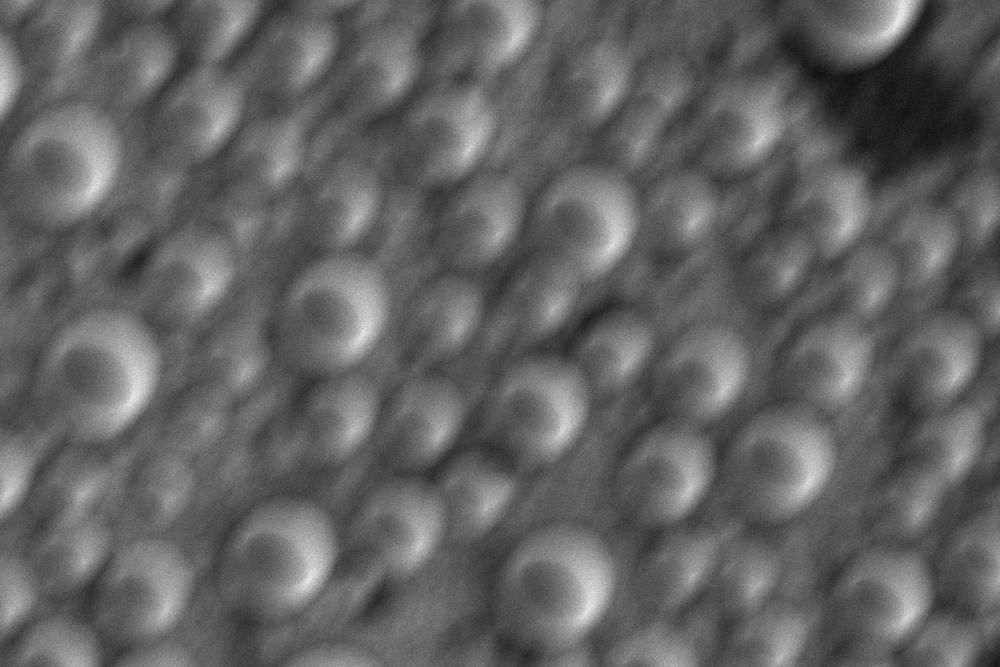
#> input picture data/stigmator/stigmator_00.png, 1000 x 667 px, shrunk from 1536 x 1024 before the run; its folder holds only this picture in this run
$ jupyter execute 03_Stigmator_Solution.ipynb
#> lines starting #> are read from the running program, lines starting #| are printed output that depends on the picture
[cell 1]
# Import the modules
import glob

import cv2
from matplotlib import pyplot as plt
import numpy as np

[cell 2]
import matplotlib
matplotlib.rcParams['figure.figsize'] = [12.0, 8.0]
matplotlib.rcParams['image.cmap'] = 'gray'

[cell 3]
# Load the images
filenames = sorted(glob.glob('./data/stigmator/stigmator_*.png'))  # image file names
images = []  # list of images
for filename in filenames:
    images.append(cv2.imread(filename, 0))  # load image in grayscale

[cell 4]
# Find the non-astigmatic image
def get_magnitude_spectrum(img):
    """Calculate the magnitude spectrum of the input image"""
    import numpy as np
    f = np.fft.fft2(img)  # perform FFT
    fshift = np.fft.fftshift(f)  # shift the result so the DC component will be in center
    magnitude_spectrum = np.log(np.abs(fshift) + 1)  # get magnitude spectrum
    return magnitude_spectrum

scores = []
for image in images:
    magnitude_spectrum = get_magnitude_spectrum(image)
    rows, cols = image.shape
    crow, ccol = int(rows / 2), int(cols / 2)
    # divide the magnitude spectrum into the quads
    quads = [magnitude_spectrum[:crow, ccol:], magnitude_spectrum[:crow, :ccol],
             magnitude_spectrum[crow:, :ccol], magnitude_spectrum[crow:, ccol:]]
    # concatenate diagonal quads
    x = np.concatenate((quads[0], quads[2]))
    y = np.concatenate((quads[1], quads[3]))
    # calculate the differences between their sums
    scores.append(np.abs(np.sum(x) - np.sum(y)))
#> this loop made 1 pass
#> (rows, cols, crow, ccol) on pass 1: (667, 1000, 333, 500)
#> pass 1, in get_magnitude_spectrum, `magnitude_spectrum = np.log(np.abs(fshift) + 1)`:
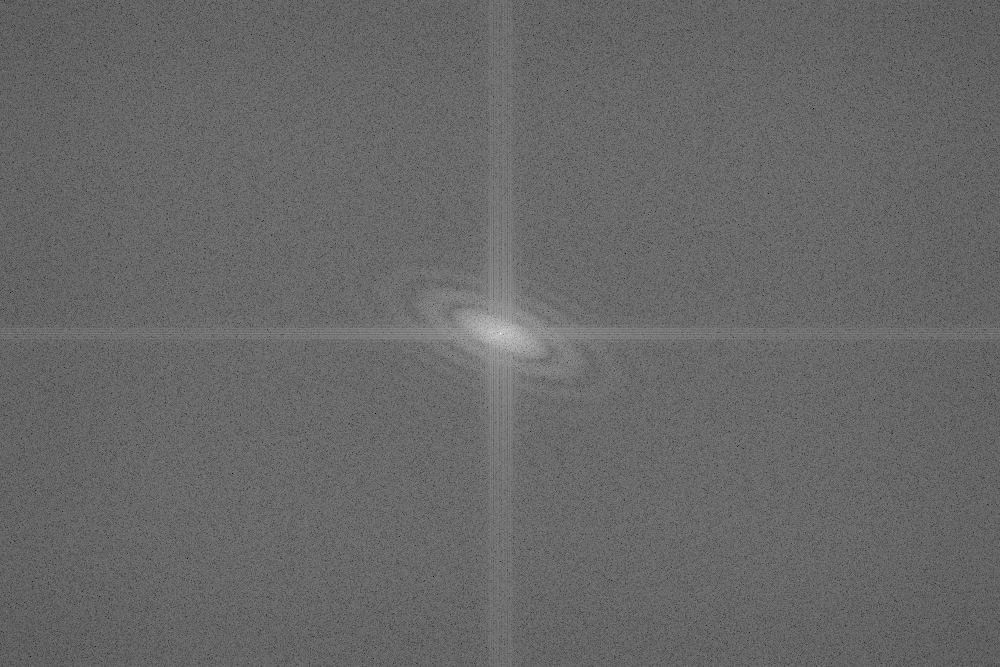
#> magnitude_spectrum: shape (667, 1000) float64; min 0.914, max 18, mean 7.9; drawn with min black and max white
#> pass 1, `x = np.concatenate((quads[0], quads[2]))`:
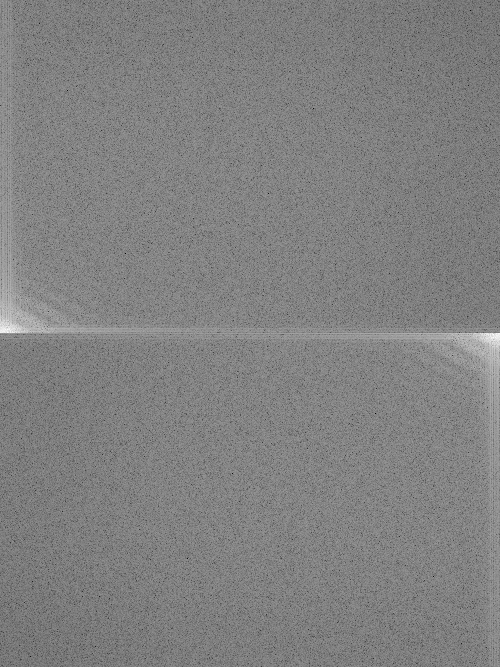
#> x: shape (667, 500) float64; min 0.914, max 14.68, mean 7.89; drawn with min black and max white
#> pass 1, `y = np.concatenate((quads[1], quads[3]))`:
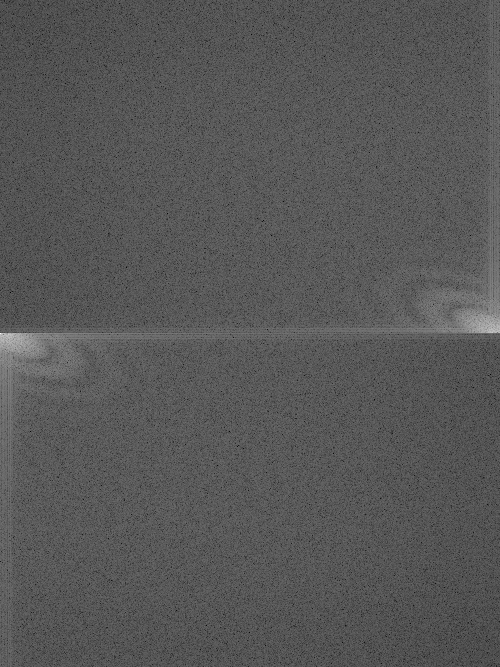
#> y: shape (667, 500) float64; min 2.63, max 18, mean 7.92; drawn with min black and max white
#> after the loop, scores = [7836.5]

stigmated = np.argmin(scores)  # index of the most stigmated image
#> stigmated = 0

[cell 5]
# Show the result
print('The most stigmated is the image {0}'.format(stigmated))
#| The most stigmated is the image 0
plt.imshow(images[stigmated], cmap='gray')
plt.show()
